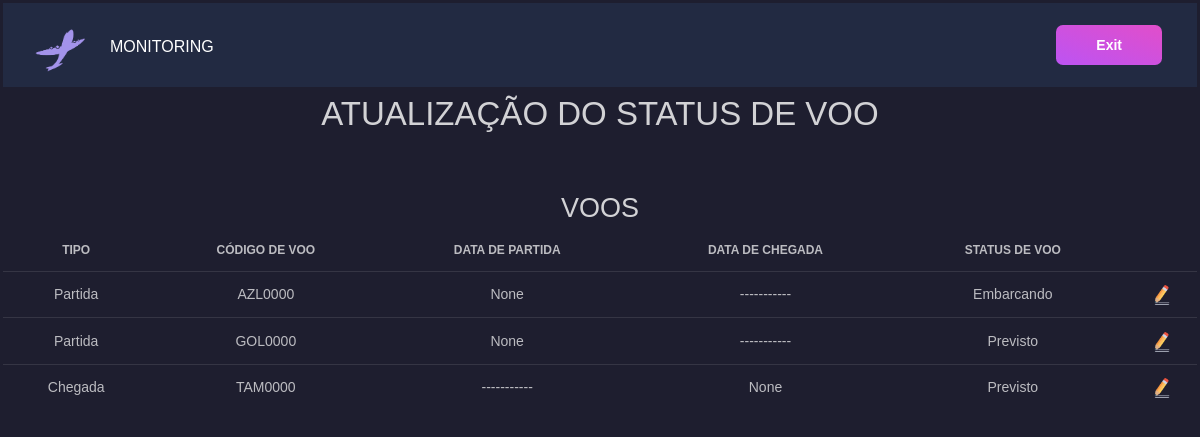
The page /update/ on the database its author committed.
### flight_management/models.py (models this page shows, shortened)
class Flight(models.Model):
    id = models.BigAutoField(primary_key=True)
    fk_flightstatus = models.ForeignKey(FlightStatus, on_delete=models.SET_NULL, blank=True, null=True)
    tx_code = models.CharField(max_length=8)
    dt_est_departure = models.DateTimeField(blank=True, null=True)
    dt_est_arrival = models.DateTimeField(blank=True, null=True)
    nm_origin = models.CharField(max_length=3, choices=AirportCodes.choices)
    nm_destination = models.CharField(max_length=3, choices=AirportCodes.choices)
    class Meta:
        db_table = 'flight'

class FlightStatus(models.Model):
    id = models.BigAutoField(primary_key=True)
    dt_departure = models.DateTimeField(blank=True, null=True)
    dt_arrival = models.DateTimeField(blank=True, null=True)
    nm_status = models.CharField(max_length=13, choices=Status.choices, default=Status.PREVISTO)
    dt_creation = models.DateTimeField(auto_now=True)
    dt_updated = models.DateTimeField(auto_now=True)
    dt_done = models.DateTimeField(blank=True, null=True)
    class Meta:
        db_table = 'flight_status'

### flight_management/views.py (the view)
# urls.py: path('update/', flightmanagementviews.flightupdateview),
def flightupdateview(request):
    all_flights = Flight.objects.all()
    all_status_flights = FlightStatus.objects.all()
    context = {'all_flights' : all_flights, 'all_status_flights' : all_status_flights}
    return render(request, "update.html", context)

### flight_management/template/update.html (shortened to what this page needs)
{% load static %}
<!DOCTYPE html>
<html lang="en">
<head>
    <link rel="stylesheet" href="{% static 'css/black-dashboard.min.css' %}">
</head>
<body>
    <nav class="navbar navbar-expand-lg navbar-dark bg-dark">
        <a class="navbar-brand mr-0 mr-md-2" href="../home" aria-label="Caqui">
            <img src="{% static 'img/caqui.png' %}" width="50 px">
        </a>
        <a class="navbar-brand" href="../home">Monitoring</a>
        <div class="collapse navbar-collapse" id="navbarSupportedContent">
            <a href="/" class="btn btn-primary d-none d-lg-inline-block mb-3 mb-md-0 ml-md-3">Exit</a>
      </div>
    </nav>
    <h1> ATUALIZAÇÃO DO STATUS DE VOO </h1>
    <div class="row">
        <div class="col-md-12">
            <h2 class="text-center">VOOS</h2>
            <table class="table">
                <thead>
                    <tr>
                        <th>Tipo</th>
                        <th>Código de Voo</th>
                        <th>Data de Partida</th>
                        <th>Data de chegada</th>
                        <th>Status de Voo</th>
                        <th></th>
                    </tr>
                </thead>
                <tbody>
                        {% for flight in all_flights %}
                            <tr>
                                {% if flight.nm_destination == "GRU" %}
                                    <td>{{"Chegada"}}</td>
                                {% else %}
                                    <td>{{"Partida"}}</td>
                                {% endif %}
                                <td>{{flight.tx_code}}</td>
                                {% if flight.nm_destination == "GRU" %}
                                    <td>{{"-----------"}}</td>
                                {% else %}
                                    <td>{{flight.fk_flightstatus.dt_departure}}</td>
                                {% endif %}
                                {% if flight.nm_origin == "GRU" %}
                                <td>{{"-----------"}}</td>
                                {% else %}
                                    <td>{{flight.fk_flightstatus.dt_arrival}}</td>
                                {% endif %}
                                <td>{{flight.fk_flightstatus.nm_status}}</td>
                                <td>
                                    <a id="{{flight.tx_code}}{{'|'}}{{flight.fk_flightstatus.nm_status}}" class="update-status" href="../update/edit" onclick="passCode(id)"> <img src="{% static 'img/edit.png' %}" height ="20" width="20"/>
                                </td>
                            </tr>
                        {% endfor %}
                </tbody>
            </table>
        </div>
    </div>
</body>
</html>

### flight_management/template/update.html (style rules this page uses)
h1 { text-align: center; padding-top: 10px; }
div { text-align: center; }

### rows shown on the page
Flight: value "Partida", tx_code "AZL0000", fk_flightstatus.dt_departure "None", value "-----------", fk_flightstatus.nm_status "Embarcando"
Flight: value "Partida", tx_code "GOL0000", fk_flightstatus.dt_departure "None", value "-----------", fk_flightstatus.nm_status "Previsto"
Flight: value "Chegada", tx_code "TAM0000", value "-----------", fk_flightstatus.dt_arrival "None", fk_flightstatus.nm_status "Previsto"
